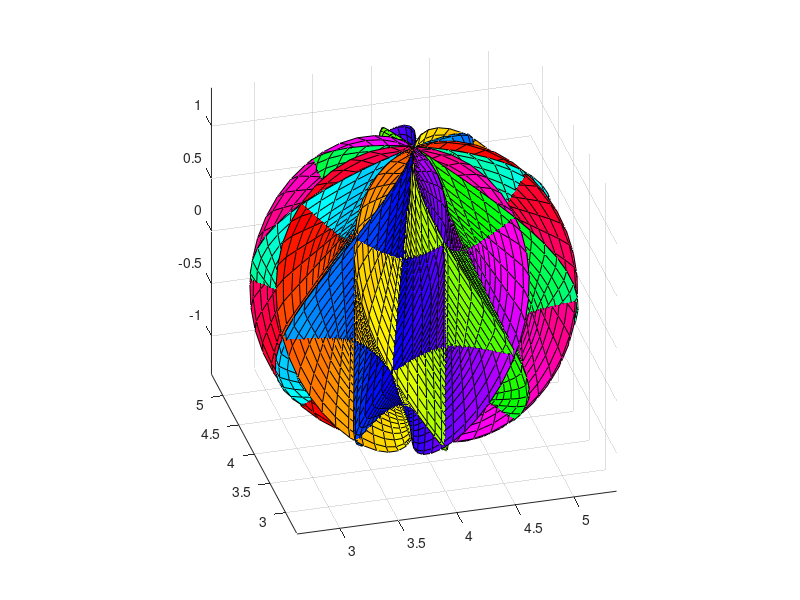

Source code (MATLAB):
u = linspace(0,2*pi,100);
v = linspace(0,2*pi,100);
[U,V] = meshgrid(u,v);
r = (cos(V).^20+sin(V).^20).^(-1/20);
X = 4+r.*cos(V+2*U).*cos(U);
Y = 4+r.*cos(V+2*U).*sin(U);
Z = r.*sin(V+2*U);
surf(X,Y,Z,U);
axis equal;
view(-15,30);
colormap hsv;
